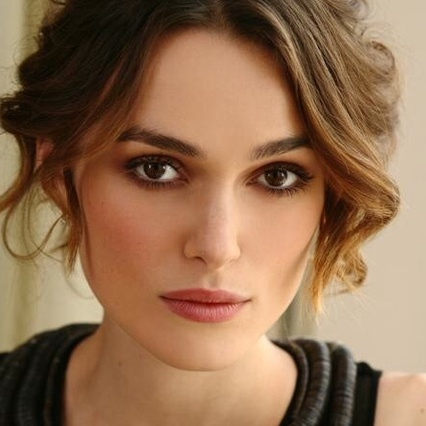
#> input picture toy_projects/face_detection/haarcascades/test.jpg, 426 x 426 px, found by its file name
$ jupyter execute haar_cascade_face_detection.ipynb
#> lines starting #> are read from the running program, lines starting #| are printed output that depends on the picture; after the words box and inside, x2 and y2 are one past the last pixel; in counts of white or black regions, pixels touching at a corner belong together
[cell 1]
import numpy as np
import cv2 as cv

'''
OpenCV에서 제공한 XML 포맷의 분류기 로드
- frontalface: 정면 얼굴
- eye: 눈
'''
face_cascade = cv.CascadeClassifier('data\\haarcascades\\haarcascade_frontalface_default.xml')
eye_cascade = cv.CascadeClassifier('data\\haarcascades\\haarcascade_eye.xml')

'''
얼굴과 눈을 검출할 test image를 불러와서
Gray scale로 변경
'''
img = cv.imread('data\\test.jpg')
#> img is the input picture: shape (426, 426, 3); mean B, G, R 80.7, 109.9, 145.2
gray = cv.cvtColor(img, cv.COLOR_BGR2GRAY)
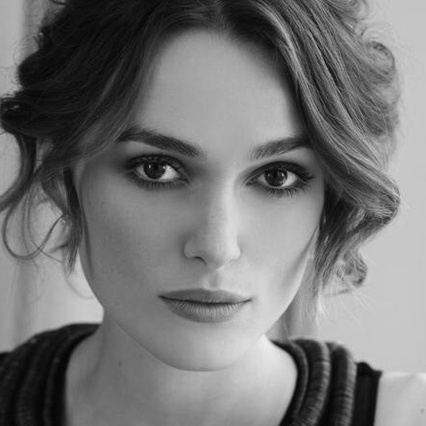
#> gray: shape (426, 426); min 3, max 239, mean 117.2


'''
test image에서 얼굴 검출
'''
faces = face_cascade.detectMultiScale(gray, 1.3, 5)
#> faces = [[74, 72, 280, 280]]

'''
얼굴 검출 후 얼굴에 대한 좌표를 받음
'''
for (x,y,w,h) in faces:

    '''
    얼굴의 위치를 rectangle로 표시
    '''
    cv.rectangle(img,(x,y),(x+w,y+h),(255,0,0),2)

    '''
    ROI: Region of interest (관심영역 설정)
    눈 검출을 위해 얼굴 영역을 ROI로 설정
    '''
    roi_gray = gray[y:y+h, x:x+w]
    roi_color = img[y:y+h, x:x+w]

    '''
    test image에서 눈 검출
    '''
    eyes = eye_cascade.detectMultiScale(roi_gray)

    '''
    눈의 위체 좌표를 받음
    '''
    for (ex,ey,ew,eh) in eyes:
        '''
        원본 image에 눈의 위치 표시
        '''
        cv.rectangle(roi_color,(ex,ey),(ex+ew,ey+eh),(0,255,0),2)
#> this loop made 1 pass
#> (x, y, w, h, eyes) on pass 1: (74, 72, 280, 280, [[46, 63, 69, 69], [171, 74, 63, 63], [85, 155, 49, 49]])
#> pass 1, `roi_gray = gray[y:y+h, x:x+w]`:
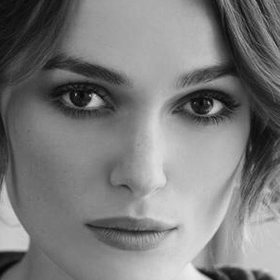
#> roi_gray: shape (280, 280); min 6, max 239, mean 123.4
#> pass 1, `roi_color = img[y:y+h, x:x+w]`:
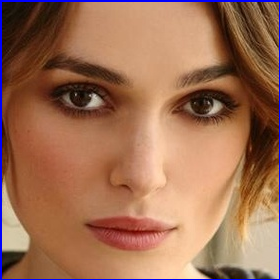
#> roi_color: shape (280, 280, 3); mean B, G, R 84.3, 110.5, 158.6
#> after the loop:
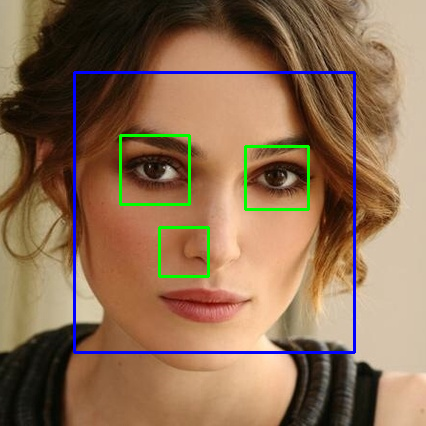
#> img: shape (426, 426, 3); 3.04% of pixels changed, all inside (x1, y1, x2, y2) = (73, 71, 356, 354)
#> after the loop:
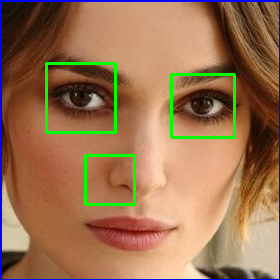
#> roi_color: shape (280, 280, 3); 2.76% of pixels changed, all inside (x1, y1, x2, y2) = (45, 62, 236, 206)

'''
결과 출력
'''
cv.imshow('img',img)
cv.waitKey(0)

cv.destroyAllWindows()
